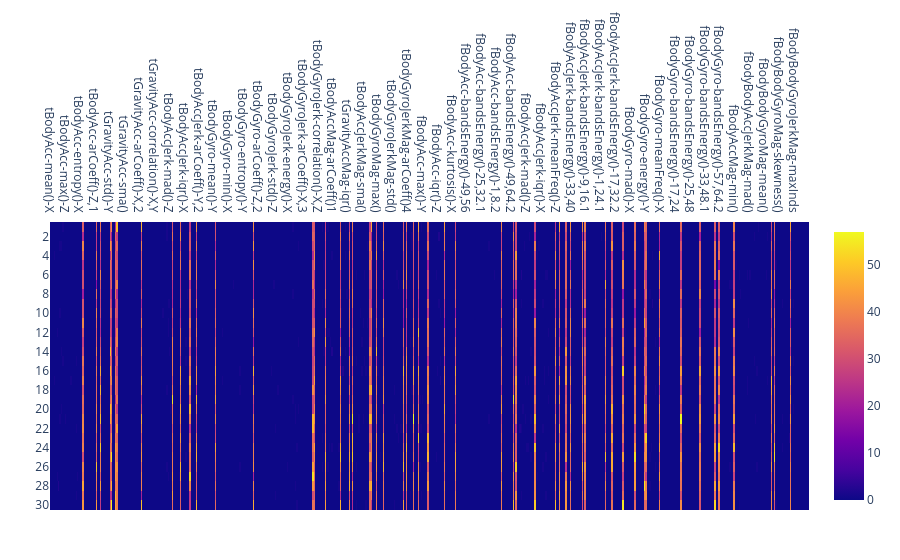

The notebook cell this image was saved under:
### Code cell
missingMatrix = zeros(Int, size(data))

for (i, col) in enumerate(eachcol(data))
    for j in eachindex(col)
        missingMatrix[j, i] = ismissing(col[j]) ? 1 : 0
    end
end

unique_subjects = sort(unique(subjects), rev=true)
indicesPerIndividual =
    [findall(==(s), subjects) for s in unique_subjects]

missingsPerIndividual = reduce(vcat,
    [sum(missingMatrix[indices, :], dims=1) for indices in indicesPerIndividual]
)

PlotlyJS.plot(
    PlotlyJS.heatmap(
        x = names(data),
        y = string.(unique_subjects),
        z = missingsPerIndividual
    ),
    PlotlyJS.Layout(xaxis_side = "top")
)

### Figure 1 — Plotly figure (JSON) as saved in the notebook; plotly's stock layout.template omitted (floating-point values rounded to 4 significant figures; data arrays with more than 128 entries replaced by an {"elided": "..."} marker saying what was removed)
{"data": [{"transpose": true, "type": "heatmap", "x": {"elided": "561 str values"}, "y": ["30", "29", "28", "27", "26", "25", "24", "23", "22", "21", "20", "19", "18", "17", "16", "15", "14", "13", "12", "11", "10", "9", "8", "7", "6", "5", "4", "3", "2", "1"], "z": {"elided": "561x30 int values"}}], "layout": {"margin": {"b": 50, "l": 50, "r": 50, "t": 60}, "xaxis": {"side": "top"}}}
